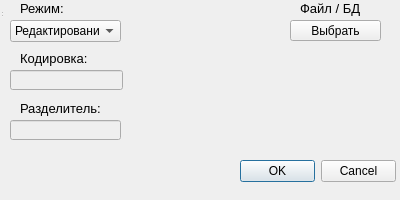
<?xml version="1.0" encoding="UTF-8"?>
<ui version="4.0">
 <class>entryForm</class>
 <widget class="QDialog" name="entryForm">
  <property name="geometry">
   <rect>
    <x>0</x>
    <y>0</y>
    <width>400</width>
    <height>200</height>
   </rect>
  </property>
  <property name="windowTitle">
   <string>Entry form</string>
  </property>
  <widget class="QWidget" name="centralwidget" native="true">
   <property name="geometry">
    <rect>
     <x>0</x>
     <y>0</y>
     <width>406</width>
     <height>191</height>
    </rect>
   </property>
   <widget class="QLabel" name="label">
    <property name="geometry">
     <rect>
      <x>20</x>
      <y>0</y>
      <width>61</width>
      <height>16</height>
     </rect>
    </property>
    <property name="font">
     <font>
      <pointsize>10</pointsize>
     </font>
    </property>
    <property name="text">
     <string>Режим:</string>
    </property>
   </widget>
   <widget class="QLabel" name="label_2">
    <property name="geometry">
     <rect>
      <x>300</x>
      <y>0</y>
      <width>71</width>
      <height>16</height>
     </rect>
    </property>
    <property name="font">
     <font>
      <pointsize>10</pointsize>
     </font>
    </property>
    <property name="text">
     <string>Файл / БД</string>
    </property>
   </widget>
   <widget class="QComboBox" name="modesBox">
    <property name="geometry">
     <rect>
      <x>10</x>
      <y>20</y>
      <width>111</width>
      <height>22</height>
     </rect>
    </property>
    <item>
     <property name="text">
      <string>Редактирование</string>
     </property>
    </item>
    <item>
     <property name="text">
      <string>Создание csv</string>
     </property>
    </item>
   </widget>
   <widget class="QPushButton" name="openDialogButton">
    <property name="geometry">
     <rect>
      <x>290</x>
      <y>20</y>
      <width>91</width>
      <height>21</height>
     </rect>
    </property>
    <property name="text">
     <string>Выбрать</string>
    </property>
   </widget>
   <widget class="QDialogButtonBox" name="buttonBox">
    <property name="geometry">
     <rect>
      <x>240</x>
      <y>160</y>
      <width>156</width>
      <height>23</height>
     </rect>
    </property>
    <property name="standardButtons">
     <set>QDialogButtonBox::Cancel|QDialogButtonBox::Ok</set>
    </property>
   </widget>
   <widget class="QLineEdit" name="encodingLine">
    <property name="enabled">
     <bool>false</bool>
    </property>
    <property name="geometry">
     <rect>
      <x>10</x>
      <y>70</y>
      <width>113</width>
      <height>20</height>
     </rect>
    </property>
   </widget>
   <widget class="QLineEdit" name="delLine">
    <property name="enabled">
     <bool>false</bool>
    </property>
    <property name="geometry">
     <rect>
      <x>10</x>
      <y>120</y>
      <width>111</width>
      <height>20</height>
     </rect>
    </property>
   </widget>
   <widget class="QLabel" name="label_3">
    <property name="geometry">
     <rect>
      <x>20</x>
      <y>50</y>
      <width>81</width>
      <height>16</height>
     </rect>
    </property>
    <property name="font">
     <font>
      <pointsize>10</pointsize>
     </font>
    </property>
    <property name="text">
     <string>Кодировка:</string>
    </property>
   </widget>
   <widget class="QLabel" name="label_4">
    <property name="geometry">
     <rect>
      <x>20</x>
      <y>100</y>
      <width>81</width>
      <height>16</height>
     </rect>
    </property>
    <property name="font">
     <font>
      <pointsize>10</pointsize>
     </font>
    </property>
    <property name="text">
     <string>Разделитель:</string>
    </property>
   </widget>
  </widget>
  <widget class="QStatusBar" name="statusbar">
   <property name="geometry">
    <rect>
     <x>0</x>
     <y>0</y>
     <width>3</width>
     <height>18</height>
    </rect>
   </property>
  </widget>
 </widget>
 <resources/>
 <connections/>
</ui>
